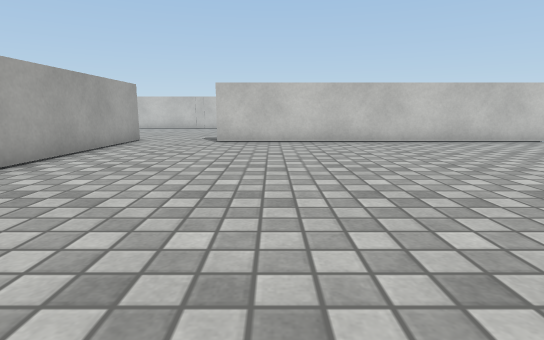
view 1 (above)

23 first-person views from a walk through a 3-D level made in the Unity game engine. The camera is 0.51 m above the floor, tilts 10° down and sees 80° across. The floor is counted in squares, 0.5 m on a side. Each view is taken from the middle of a square. On the plan, view 1 faces up. The plan holds only what a view shows up to about 12 squares ahead; the rest is blank. The place goes on beyond the plan. Surface patterns are stand-ins for the level's own textures.

view 2
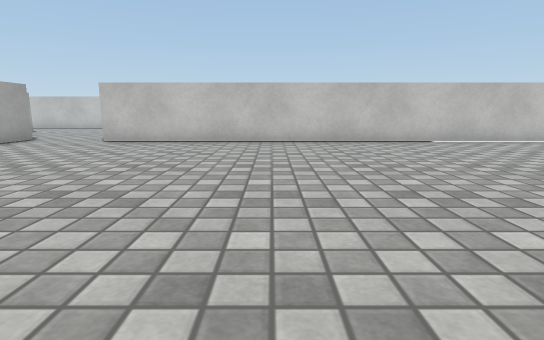

view 3
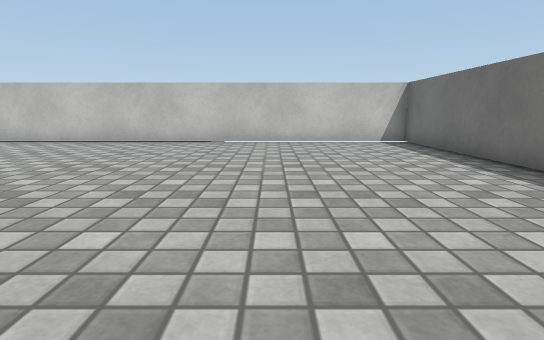

view 4
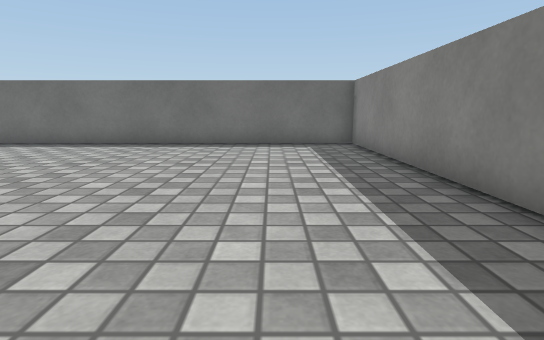

view 5
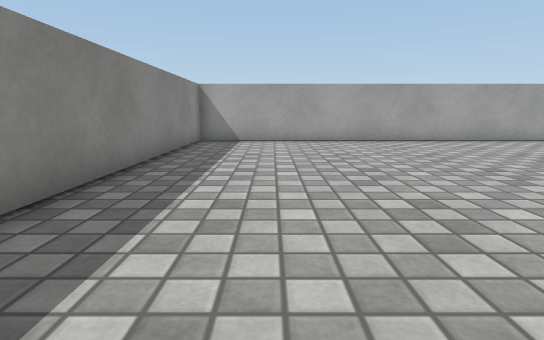

view 6
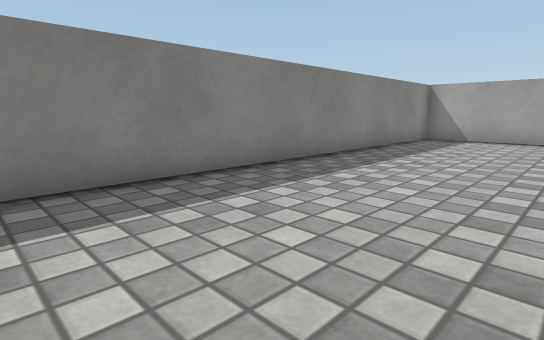

view 7
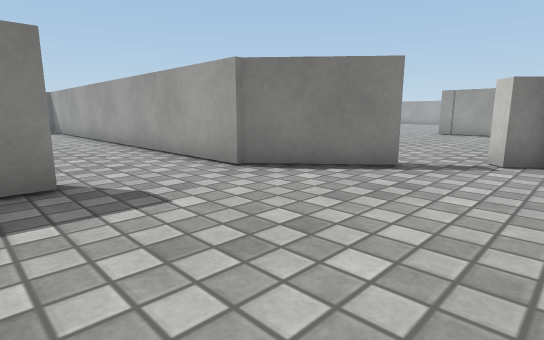

view 8
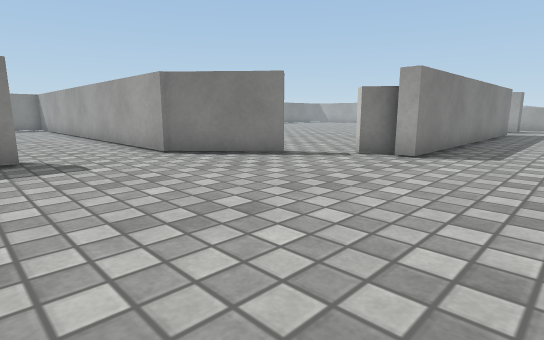

view 9
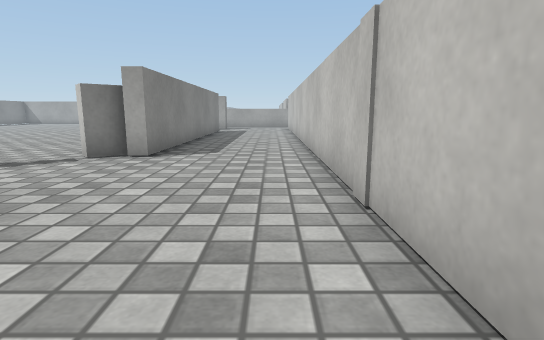

view 10
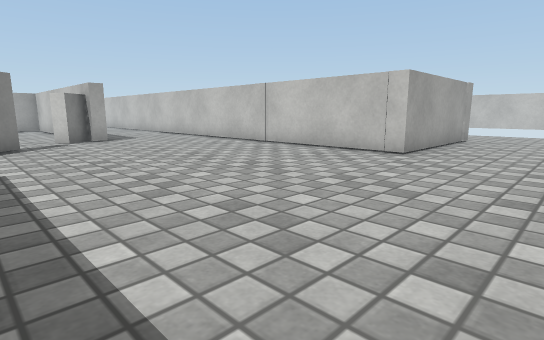

view 11
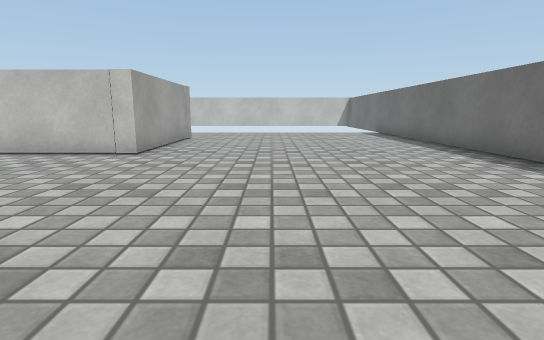

view 12
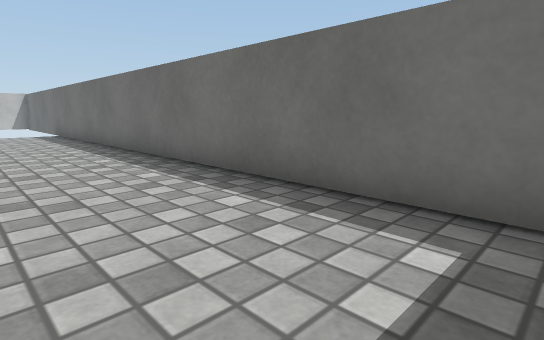

view 13
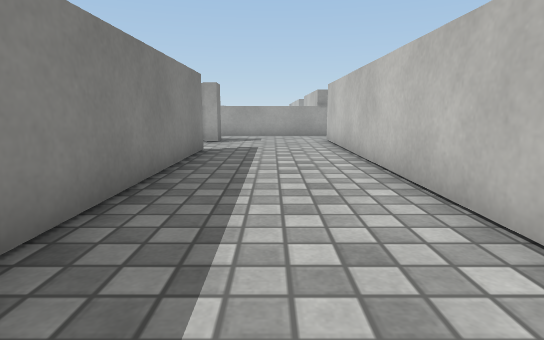

view 14
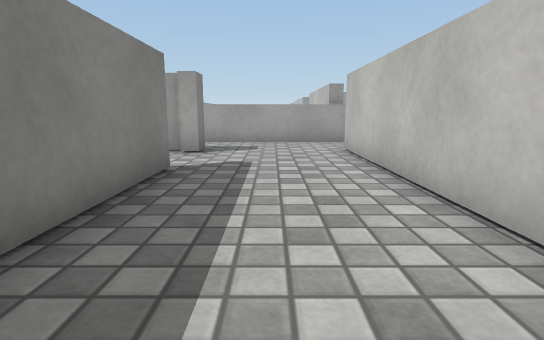

view 15
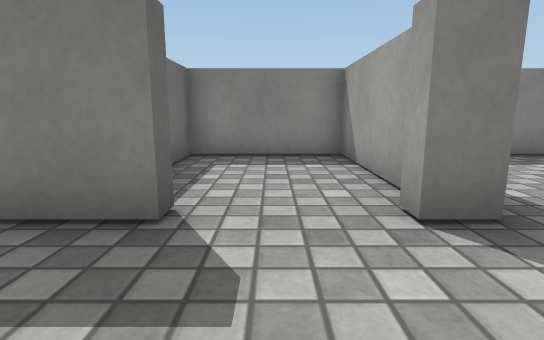

view 16
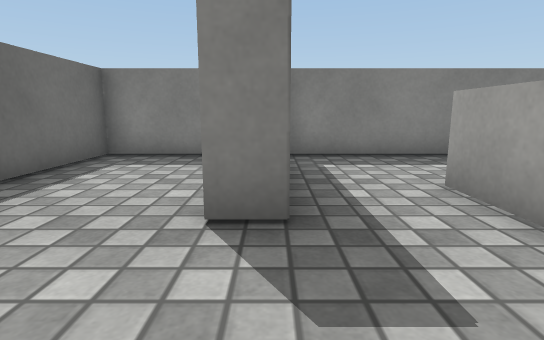

view 17
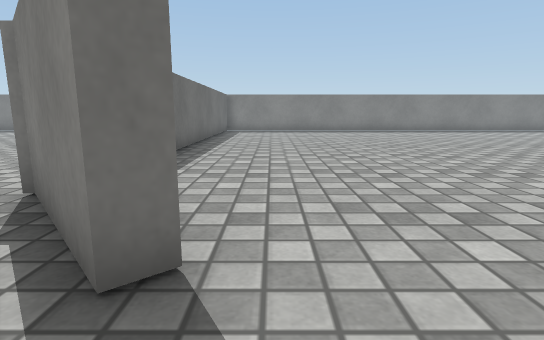

view 18
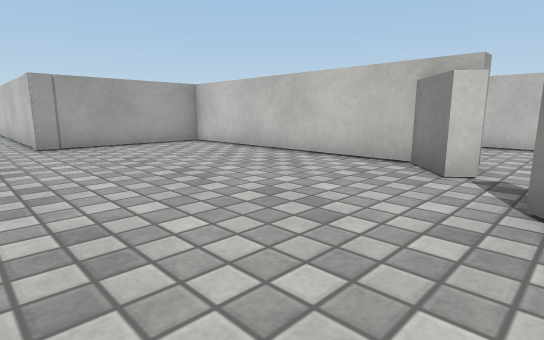

view 19
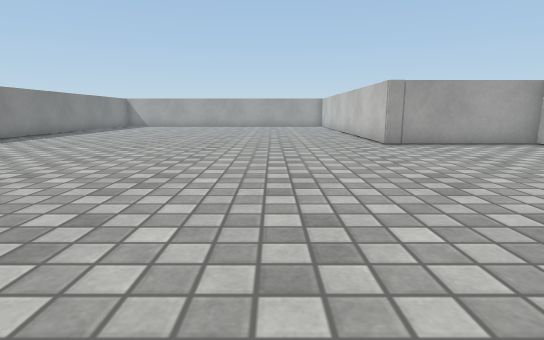

view 20
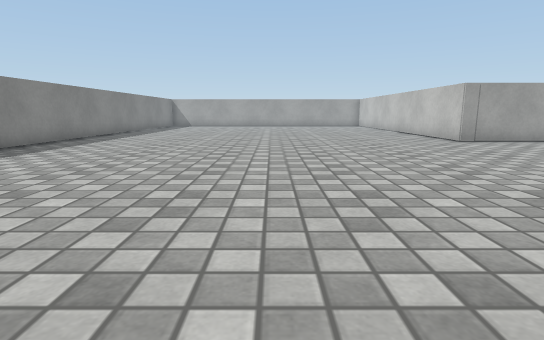

view 21
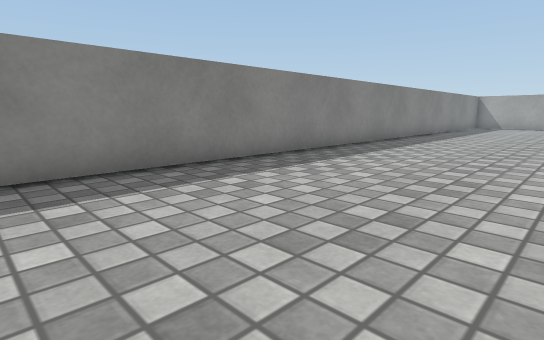

view 22
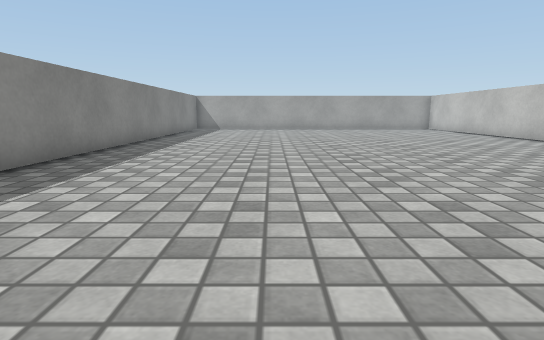

view 23
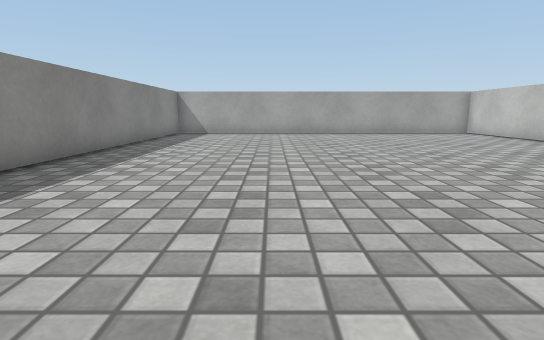

### Floor plan
Points are (right, up) in squares from view 1. A wall is a line through its corners. A room is listed if a view was taken in it or the views show most of it. See-through windows are left out.
Room 1 (views 1, 2, 3, 4, 5, 6)
walls: (-4.9, 10.4) (-4.9, -2.6) (16.6, -2.6) (16.6, 11.4) (-2, 11.4)
ways out: opening at (-3, 11.3) to room 2
Room 2 (views 7, 8, 9, 10, 11, 12, 13, 14, 15, 16, 17)
walls: (-2, 12.2) (-1.2, 12.2); (-7.5, 14) (-7, 14.4) (-4.9, 11.9) (-4.9, 10.4); (-9, 16.6) (-8.3, 15.8) (-8.6, 15.5); (0.7, 25.5) (0.7, 21) (-22.1, 21); (9.4, 13.2) (9.4, 25.5); (-19, 16.6) (-19, 17.1) (-8.5, 17.1) (-8.5, 16.6); (-21.7, 16.6) (-21.7, 12.2) (-18, 12.2) (-18, 15.4); (-22.2, 17.1) (-21.4, 17.1) (-21.4, 16.6); (-24.5, 20.6) (-24.5, 16.4)
ways out: opening at (-3, 11.3) to room 1; opening at (-8, 15) to room 3; opening at (-23.5, 17); opening at (-23.5, 21)
Room 3 (views 18, 19, 20, 21, 22, 23)
walls: (-26.5, 11.7) (-27.4, 11.7); (-5.5, 3.8) (-5.5, 7.5); (-8.6, 15.5) (-9.6, 16.6) (-17.5, 16.6) (-17.5, 11.7) (-23.4, 11.7); (-27.2, -2.6) (-7.4, -2.6); (-8.5, 16.6) (-9, 16.6)
ways out: opening at (-8, 15) to room 2

Positions as (right, up) in squares from view 1, and headings:
1: (0, 0), facing up
2: (4, 0), facing up
3: (12, 0), facing up
4: (6, 0), facing right
5: (7, 0), facing left
6: (8, 2), facing down-left
7: (-1, 17), facing down-left
8: (-1, 20), facing down-left
9: (-1, 20), facing left
10: (4, 13), facing up-left
11: (4, 13), facing up
12: (6, 13), facing up-right
13: (-10, 19), facing left
14: (-13, 19), facing left
15: (-20, 20), facing down
16: (-22, 20), facing down
17: (-8, 16), facing down
18: (-7, 10), facing up-left
19: (-7, 8), facing left
20: (-6, 5), facing left
21: (-7, 3), facing down-left
22: (-11, 2), facing left
23: (-15, 2), facing left
